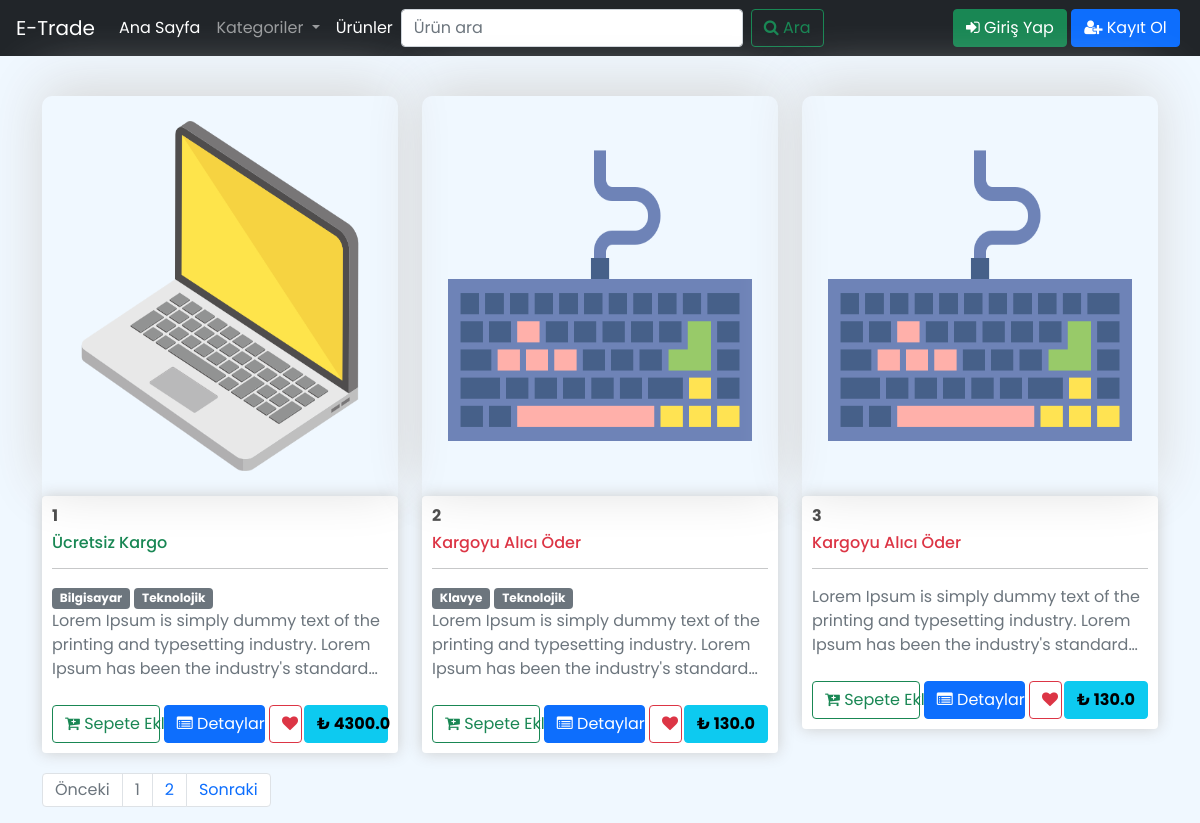
Screenshot of /products/ with the database file from the repository.
### PRODUCTS/models.py (models this page shows, shortened)
class ProductModel(models.Model):
    class Meta:
        db_table = 'Products'
        verbose_name_plural = "Ürünler"
    productTitle = models.CharField(max_length=50, verbose_name="Ürün İsmi")
    productPrice = models.FloatField(verbose_name="Ürün Fiyatı")
    productDescription = models.TextField(max_length=500, verbose_name="Ürün Açıklaması")
    productImage = models.ImageField(verbose_name="Ürün Görseli", upload_to="products/",blank=True,null=True)
    productShipping = models.BooleanField(default=False,verbose_name="Ücretsiz Kargo Mu",blank=False,null=False)
    productCategorie = models.ManyToManyField(ProductCategorieModel,verbose_name="Kategori")
    newSlug      = AutoSlugField(populate_from="productTitle",unique=True,blank=True,default="",editable=True)

class ProductCategorieModel(models.Model):
    categorieTitle = models.CharField(max_length=50,verbose_name="Kategori İsmi")
    materialIcon = models.CharField(null=True,max_length=50)
    def __str__(self):
        return self.categorieTitle
    class Meta:
        db_table = 'Product_Categorie'
        verbose_name_plural="Kategoriler"

### PRODUCTS/views.py (the view)
# urls.py: path("", views.v_products,name="products"),
def v_products(request):
    keyword= request.GET.get("keyword")
    sayfa  = request.GET.get("page")
    if keyword:
        products=ProductModel.objects.filter(productTitle__contains=keyword)
    else:
        products = ProductModel.objects.all()
        paginator=Paginator(products,3)
    return render(request,"products.html",{"products":paginator.get_page(sayfa)})

### PRODUCTS/templatetags/extras.py (called while the page is built)
@register.simple_tag
def f_cat_list():
    categories=ProductCategorieModel.objects.all()
    return categories

### templates/products.html (shortened to what this page needs)
{% extends 'includes/base.html' %}
{% load static %}
{% load extras %}
{% block CSS %}
<link rel="stylesheet" href="https://cdnjs.cloudflare.com/ajax/libs/font-awesome/6.0.0-beta2/css/all.min.css">
<link rel="stylesheet" href="https://maxcdn.bootstrapcdn.com/bootstrap/4.0.0/css/bootstrap.min.css">
<link rel="stylesheet" href="https://cdnjs.cloudflare.com/ajax/libs/font-awesome/4.7.0/css/font-awesome.css">
<link href="https://cdn.jsdelivr.net/npm/bootstrap@5.0.2/dist/css/bootstrap.min.css" rel="stylesheet">
<link rel="stylesheet" href="{% static 'css/productsCSS.css' %}">
{% endblock CSS %}
{% block BODY %}
{% include 'includes/navbar.html' %}
<div class="container" style="margin-top: 30px">
   <div class="row">
    {% if products %}
      {% for product in products %}
      <div class="col-lg-4" style="margin-bottom: 20px">
         <img class="thumbnail" style="border-top-left-radius: 10px;border-top-right-radius: 10px"
            src="{{ product.productImage.url }}">
         <div class="box-element">
            <h6><strong>{{ product.productTitle }}</strong></h6>
            {% if product.productShipping == 0 %}
                <h6 class="text-danger">Kargoyu Alıcı Öder</h6>
            {% else %}
                <h6 class="text-success">Ücretsiz Kargo</h6>
            {% endif %}
            <hr>
            {% for categorie in  product.productCategorie.all %}
                <span class="badge badge-secondary">{{ categorie }}</span>
            {% endfor %}
            <span style="display: block"
               class="text-secondary">{{ product.productDescription|truncatechars:120 }}</span><br>
            <button class="btn btn-outline-success update-cart" data-product="{{ product.id }}" data-action="add" style="width: 32%"><i class="fa fa-cart-plus" aria-hidden="true"></i> Sepete Ekle</button>
            <button class="btn btn-primary" style="width: 30%"><a href="{% url 'ProductDetails' product.newSlug %}" style="text-decoration: none;color: white"><i class="fa fa-list-alt" aria-hidden="true"></i> Detaylar</a></button>
            <button class="btn btn-info" style="display: inline-block;float: right;width: 25%;">
            <strong>₺ {{ product.productPrice }}</strong></button>
            <button class="btn btn-outline-danger update-favorite" style="width: 10%" data-product="{{ product.id }}" data-action="add"><i class="fa fa-heart"
               aria-hidden="true"></i></button>
         </div>
      </div>
      {% endfor %}
        <nav aria-label="Page navigation example">
         <ul class="pagination">
            {% if products.has_previous %}
                <li class="page-item"><a class="page-link" href="?page={{ products.previous_page_number }}">Önceki</a></li>
                <li class="page-item"><a class="page-link" href="?page={{ products.previous_page_number }}">{{ products.previous_page_number }}</a></li>
            {% else %}
                <li class="page-item disabled"><a class="page-link">Önceki</a></li>
            {% endif %}
                <li class="page-item disabled"><a class="page-link">{{ products.number }}</a></li>
            {% if products.has_next %}
                <li class="page-item"><a class="page-link" href="?page={{ products.next_page_number }}">{{ products.next_page_number }}</a></li>
                <li class="page-item"><a class="page-link" href="?page={{ products.next_page_number }}">Sonraki</a></li>
            {% else %}
                <li class="page-item disabled"><a class="page-link" href="">Sonraki</a></li>
            {% endif %}
         </ul>
      </nav>
        {% else %}
        Hiç ürün bulunamadı!
       {% endif %}
   </div>
</div>
{% endblock BODY %}

### static/css/productsCSS.css (style rules this page uses)
* { margin: 0; padding: 0; box-sizing: border-box; }
body { font-family: 'Poppins', sans-serif; background-color: aliceblue }
h1,h2,h3,h4,h5,h6 { color:hsl(0, 0%, 30%); }
.box-element { box-shadow:hsl(0, 0%, 80%) 0 0 16px; background-color: #fff; border-radius: 4px; padding: 10px; }
.thumbnail { width: 100%; height: 400px; padding: 20px 20px 20px 20px; -webkit-box-shadow: -1px -35px 55px -1px rgba(214,214,214,1); -moz-box-shadow: -1px -35px 55px -1px rgba(214,214,214,1); box-shadow: -1px -10px 55px -1px rgba(214,214,214,1); }
.col-lg-4, .col-lg-6, .col-lg-8, .col-lg-12 { margin-top: 10px; }

### rows the page displays
ProductModel: productImage (picture), productTitle "1", productShipping "Ücretsiz Kargo", productDescription "Lorem Ipsum is simply dummy text of the printing and typesetting industry. Lorem Ipsum has been the industry's standard…", productPrice "4300.0"
ProductCategorieModel: categorieTitle "Bilgisayar"
ProductCategorieModel: categorieTitle "Teknolojik"
ProductModel: productImage (picture), productTitle "2", productShipping "Kargoyu Alıcı Öder", productDescription "Lorem Ipsum is simply dummy text of the printing and typesetting industry. Lorem Ipsum has been the industry's standard…", productPrice "130.0"
ProductCategorieModel: categorieTitle "Klavye"
ProductModel: productImage (picture), productTitle "3", productShipping "Kargoyu Alıcı Öder", productDescription "Lorem Ipsum is simply dummy text of the printing and typesetting industry. Lorem Ipsum has been the industry's standard…", productPrice "130.0", {{ product.id }} 10 (drawn)

### other values shown
{{ products.number }} "1"
{{ products.next_page_number }} "2"
